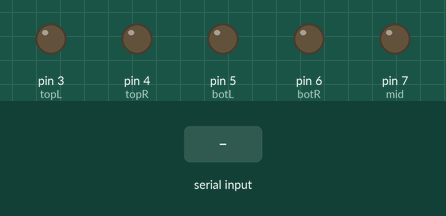
The sketch below on a simulated Arduino Uno, built with avr-gcc and run on an emulated ATmega328P. On the bench: output pins drawn as LEDs (lit = HIGH). Inputs (shaded band) come from the test bench. What the sketch prints to the serial monitor is not drawn.

Above: at 1.2 s.
1.3 s: "1" received over Serial
At 1.7 s:
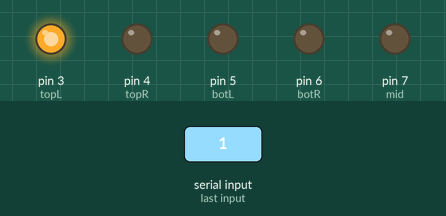
3.8 s: byte 53 (53) received over Serial
At 4.6 s:
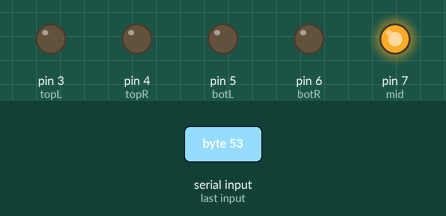
6.3 s: "2" received over Serial
At 6.7 s:
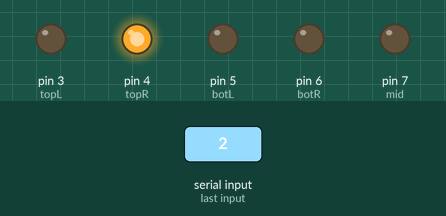
8.8 s: "3" received over Serial
At 9.6 s:
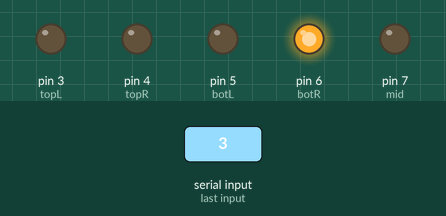
11.3 s: "4" received over Serial
At 11.7 s:
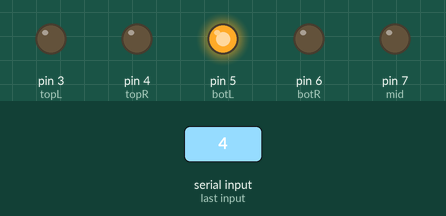
Timing chart, 0 to 14.3 s (numbered marks = the images above; inputs shaded):
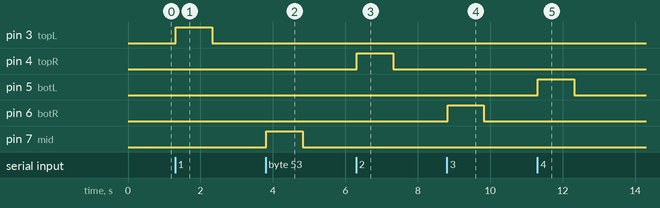

The sketch:

Motors.ino
```cpp
const int topL = 3;
const int topR = 4;
const int botL = 5;
const int botR = 6;
const int mid = 7;
int incomingByte = 0;

void setup() {
  pinMode(topL, OUTPUT);
  pinMode(topR, OUTPUT);
  pinMode(botL, OUTPUT);
  pinMode(botR, OUTPUT);
  pinMode(mid, OUTPUT);
  Serial.begin(9600);
}

void loop() {
  Serial.println(incomingByte);
  // send data only when you receive data:
  if(incomingByte == 48){
    analogWrite(topL, 0);
    analogWrite(topR, 0);
    analogWrite(botL, 0);
    analogWrite(botR, 0);
    analogWrite(mid, 0);
  }
  if (Serial.available() > 0) {
    // read the incoming byte:
    incomingByte = Serial.read();

    // say what you got:
    Serial.print("I received: ");
    Serial.println(incomingByte);
    if(incomingByte == 48){
      analogWrite(topL, 0);
      analogWrite(topR, 0);
      analogWrite(botL, 0);
      analogWrite(botR, 0);
      analogWrite(mid, 0);
    }
    if(incomingByte == 49){
      enemyTL();
      incomingByte = 48;
    }
    if(incomingByte == 50){
      enemyTR();
      incomingByte = 48;
    }
    if(incomingByte == 51){
      enemyBL();
      incomingByte = 48;
    }
    if(incomingByte == 52){
      enemyBR();
      incomingByte = 48;
    }
    if(incomingByte == 53){
      enemyM();
      incomingByte = 48;
    }
  }
}


void enemyTL(){
  analogWrite(topL, 255);
  delay(1000);
  analogWrite(topL, 0);
}

void enemyTR(){
  analogWrite(topR, 255);
  delay(1000);
  analogWrite(topR, 0);
}

void enemyBL(){
  analogWrite(botR, 255);
  delay(1000);
  analogWrite(botR, 0);
}

void enemyBR(){
  analogWrite(botL, 255);
  delay(1000);
  analogWrite(botL, 0);
}

void enemyM(){
  analogWrite(mid, 255);
  delay(1000);
  analogWrite(mid, 0);
}  
```

Measured:
- after the input at 1.3 s, pin 3 (topL): LOW → HIGH at once, → LOW 1.0 s later
- after the input at 3.8 s, pin 7 (mid): LOW → HIGH at once, → LOW 1.0 s later
- after the input at 6.3 s, pin 4 (topR): LOW → HIGH at once, → LOW 1.0 s later
- after the input at 8.8 s, pin 6 (botR): LOW → HIGH at once, → LOW 1.0 s later
- after the input at 11.3 s, pin 5 (botL): LOW → HIGH at once, → LOW 1.0 s later
